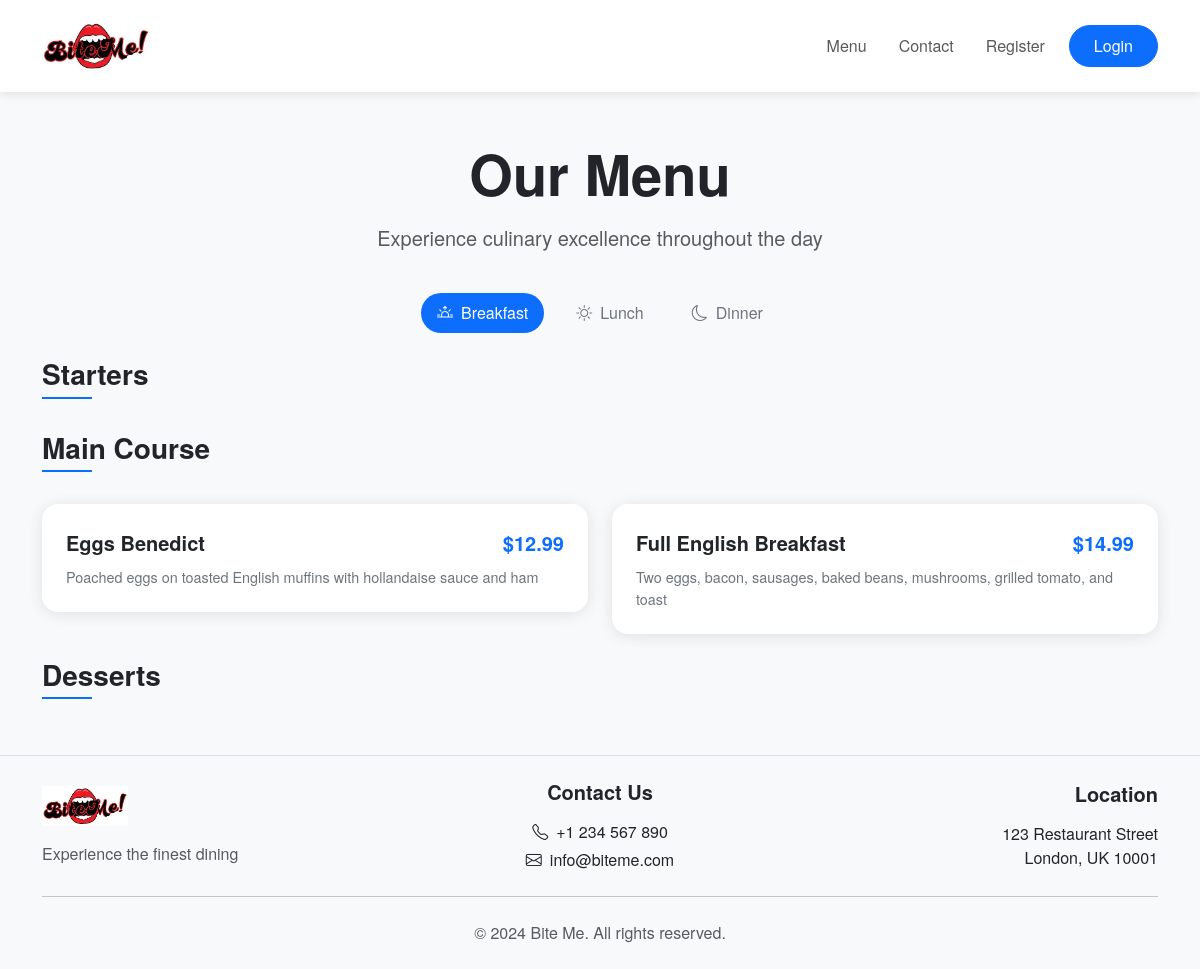
The app's page /menu/ with its own data.
### menu/models.py (models this page shows, shortened)
class Category(models.Model):
    name = models.CharField(max_length=100)
    class Meta:
        verbose_name_plural = 'Categories'

class MenuItem(models.Model):
    MEAL_TYPES = [
        ('breakfast', 'Breakfast'),
        ('lunch', 'Lunch'),
        ('dinner', 'Dinner')
    ]
    name = models.CharField(max_length=100)
    description = models.TextField()
    price = models.DecimalField(max_digits=6, decimal_places=2)
    category = models.ForeignKey(Category, related_name='items', on_delete=models.CASCADE)
    image = models.ImageField(upload_to='menu_items/', null=True, blank=True)
    meal_type = models.CharField(max_length=10, choices=MEAL_TYPES, default='lunch')
    class Meta:
        ordering = ['category', 'name']

### booking/views.py (the view)
# urls.py: path('menu/', menu_view, name='menu'),
def menu_view(request):
    from menu.models import Category
    categories = Category.objects.prefetch_related('items').all()
    return render(request, 'menu/menu.html', {'categories': categories})

### menu/templates/menu/menu.html (shortened to what this page needs)
{% extends 'booking/base.html' %}
{% load static %}
{% block content %}
<div class="container py-4">
    <div class="row mb-4">
        <div class="col-12 text-center">
            <h2 class="display-4 fw-bold mb-3">Our Menu</h2>
            <p class="text-muted lead">Experience culinary excellence throughout the day</p>
        </div>
    </div>
    <div class="row mb-4">
        <div class="col-12">
            <ul class="nav nav-pills justify-content-center gap-3" id="menuTabs" role="tablist">
                <li class="nav-item" role="presentation">
                    <button class="nav-link active" id="breakfast-tab" data-bs-toggle="pill"
                            data-bs-target="#breakfast" type="button" role="tab">
                        <i class="bi bi-sunrise me-2"></i>Breakfast
                    </button>
                </li>
                <li class="nav-item" role="presentation">
                    <button class="nav-link" id="lunch-tab" data-bs-toggle="pill"
                            data-bs-target="#lunch" type="button" role="tab">
                        <i class="bi bi-sun me-2"></i>Lunch
                    </button>
                </li>
                <li class="nav-item" role="presentation">
                    <button class="nav-link" id="dinner-tab" data-bs-toggle="pill"
                            data-bs-target="#dinner" type="button" role="tab">
                        <i class="bi bi-moon me-2"></i>Dinner
                    </button>
                </li>
            </ul>
        </div>
    </div>
    <div class="tab-content" id="menuTabContent">
        <div class="tab-pane fade show active" id="breakfast" role="tabpanel">
            <div class="row">
                {% for category in categories %}
                    {% if category.items.all|length > 0 %}
                        <div class="col-12 mb-4">
                            <h3 class="menu-category-title">{{ category.name }}</h3>
                            <div class="row g-4">
                                {% for item in category.items.all %}
                                    {% if item.meal_type == 'breakfast' %}
                                        <div class="col-md-6">
                                            <div class="menu-item">
                                                <div class="menu-item-content">
                                                    <div class="d-flex justify-content-between align-items-center mb-2">
                                                        <h4 class="menu-item-title mb-0">{{ item.name }}</h4>
                                                        <span class="menu-item-price">${{ item.price }}</span>
                                                    </div>
                                                    <p class="menu-item-description mb-0">{{ item.description }}</p>
                                                </div>
                                            </div>
                                        </div>
                                    {% endif %}
                                {% endfor %}
                            </div>
                        </div>
                    {% endif %}
                {% endfor %}
            </div>
        </div>
    </div>
</div>
{% endblock %}

### booking/static/css/style.css (style rules this page uses)
body { font-family: 'Helvetica Neue', Helvetica, Arial, sans-serif; background-color: #f8f9fa; }
h2, h3, h4, h5, h6 { font-weight: 600; }

### menu/templates/menu/menu.html (style rules this page uses)
.nav-pills .nav-link { color: #6c757d; background-color: #f8f9fa; border-radius: 50px; padding: 0.75rem 1.5rem; transition: all 0.3s ease; }
.nav-pills .nav-link.active { background-color: #0d6efd; color: white; }
.menu-category-title { position: relative; display: inline-block; margin-bottom: 2rem; font-weight: 600; padding-bottom: 0.5rem; }
.menu-category-title::after { content: ''; position: absolute; left: 0; bottom: 0; width: 50px; height: 2px; background-color: #0d6efd; }
.menu-item { background: white; border-radius: 1rem; overflow: hidden; box-shadow: 0 2px 15px rgba(0,0,0,0.1); transition: transform 0.3s ease; }
.menu-item-content { padding: 1.5rem; }
.menu-item-title { font-weight: 600; font-size: 1.25rem; }
.menu-item-price { font-weight: 600; color: #0d6efd; font-size: 1.25rem; }
.menu-item-description { color: #6c757d; font-size: 0.9rem; line-height: 1.5; }

### booking/templates/booking/base.html (style rules this page uses)
.nav-link { font-weight: 500; padding: 0.5rem 1rem !important; transition: color 0.3s ease; }

### records on screen
Category: name "Starters"
Category: name "Main Course"
MenuItem: name "Eggs Benedict", price "12.99", description "Poached eggs on toasted English muffins with hollandaise sauce and ham"
MenuItem: name "Full English Breakfast", price "14.99", description "Two eggs, bacon, sausages, baked beans, mushrooms, grilled tomato, and toast"
Category: name "Desserts"
